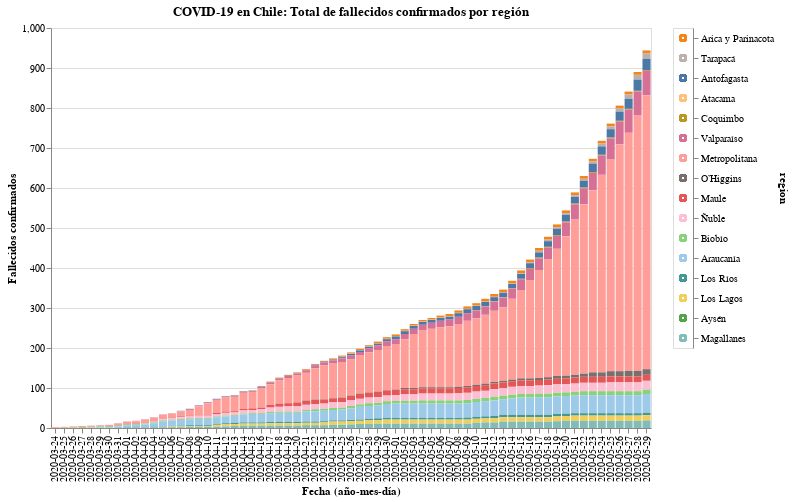

Source (notebook cell):
### Code cell
#hide_input

input_dropdown = alt.binding_select(options=new_data['region'].unique())
selection1 = alt.selection_single(fields=['region'], bind=input_dropdown, name=' ')
selection2 = alt.selection_multi(fields=['region'], on='mouseover')

color = alt.condition(selection1 | selection2,
                    alt.Color('region:N', scale=alt.Scale(scheme='tableau20'), legend=None),
                    alt.value('lightgray'))

bars = alt.Chart(new_data).mark_bar().encode(
    x=alt.X('date:O', axis=alt.Axis(title='Fecha (año-mes-día)')),
    y=alt.Y('fallecidos', axis=alt.Axis(title='Fallecidos confirmados')),
    color=color,
    tooltip=['date', 'region', 'fallecidos'],
    order=alt.Order(
    # Sort the segments of the bars by this field
    'codigo region',
    sort='descending'
    )
    ).properties(
    title='COVID-19 en Chile: Total de fallecidos confirmados por región'
).add_selection(
    selection1, selection2
).transform_filter(
    selection1
)

legend = alt.Chart(new_data).mark_point().encode(
    y=alt.Y('region:N', axis=alt.Axis(orient='right'), sort=regiones),
    color=color
).add_selection(
    selection1, selection2
)

bars.properties(width=600, height=400) | legend

### Figure 1 — Vega-Lite specification as saved in the notebook (floating-point values rounded to 4 significant figures; data arrays with more than 128 entries replaced by an {"elided": "..."} marker saying what was removed)
{"config": {"view": {"continuousWidth": 400, "continuousHeight": 300}}, "hconcat": [{"mark": "bar", "encoding": {"color": {"condition": {"type": "nominal", "field": "region", "legend": null, "scale": {"scheme": "tableau20"}, "selection": {"or": [" ", "selector006"]}}, "value": "lightgray"}, "order": {"type": "quantitative", "field": "codigo region", "sort": "descending"}, "tooltip": [{"type": "nominal", "field": "date"}, {"type": "nominal", "field": "region"}, {"type": "quantitative", "field": "fallecidos"}], "x": {"type": "ordinal", "axis": {"title": "Fecha (año-mes-día)"}, "field": "date"}, "y": {"type": "quantitative", "axis": {"title": "Fallecidos confirmados"}, "field": "fallecidos"}}, "height": 400, "selection": {" ": {"type": "single", "fields": ["region"], "bind": {"input": "select", "options": ["Arica y Parinacota", "Tarapacá", "Antofagasta", "Atacama", "Coquimbo", "Valparaíso", "Metropolitana", "O’Higgins", "Maule", "Ñuble", "Biobío", "Araucanía", "Los Ríos", "Los Lagos", "Aysén", "Magallanes"]}}, "selector006": {"type": "multi", "fields": ["region"], "on": "mouseover"}}, "title": "COVID-19 en Chile: Total de fallecidos confirmados por región", "transform": [{"filter": {"selection": " "}}], "width": 600}, {"mark": "point", "encoding": {"color": {"condition": {"type": "nominal", "field": "region", "legend": null, "scale": {"scheme": "tableau20"}, "selection": {"or": [" ", "selector006"]}}, "value": "lightgray"}, "y": {"type": "nominal", "axis": {"orient": "right"}, "field": "region", "sort": ["Arica y Parinacota", "Tarapacá", "Antofagasta", "Atacama", "Coquimbo", "Valparaíso", "Metropolitana", "O’Higgins", "Maule", "Ñuble", "Biobío", "Araucanía", "Los Ríos", "Los Lagos", "Aysén", "Magallanes"]}}, "selection": {" ": {"type": "single", "fields": ["region"], "bind": {"input": "select", "options": ["Arica y Parinacota", "Tarapacá", "Antofagasta", "Atacama", "Coquimbo", "Valparaíso", "Metropolitana", "O’Higgins", "Maule", "Ñuble", "Biobío", "Araucanía", "Los Ríos", "Los Lagos", "Aysén", "Magallanes"]}}, "selector006": {"type": "multi", "fields": ["region"], "on": "mouseover"}}}], "data": {"name": "data-cefd930a321c134d309d4ac58592d116"}, "$schema": "https://vega.github.io/schema/vega-lite/v4.8.1.json", "datasets": {"data-cefd930a321c134d309d4ac58592d116": {"elided": "1072 records"}}}
